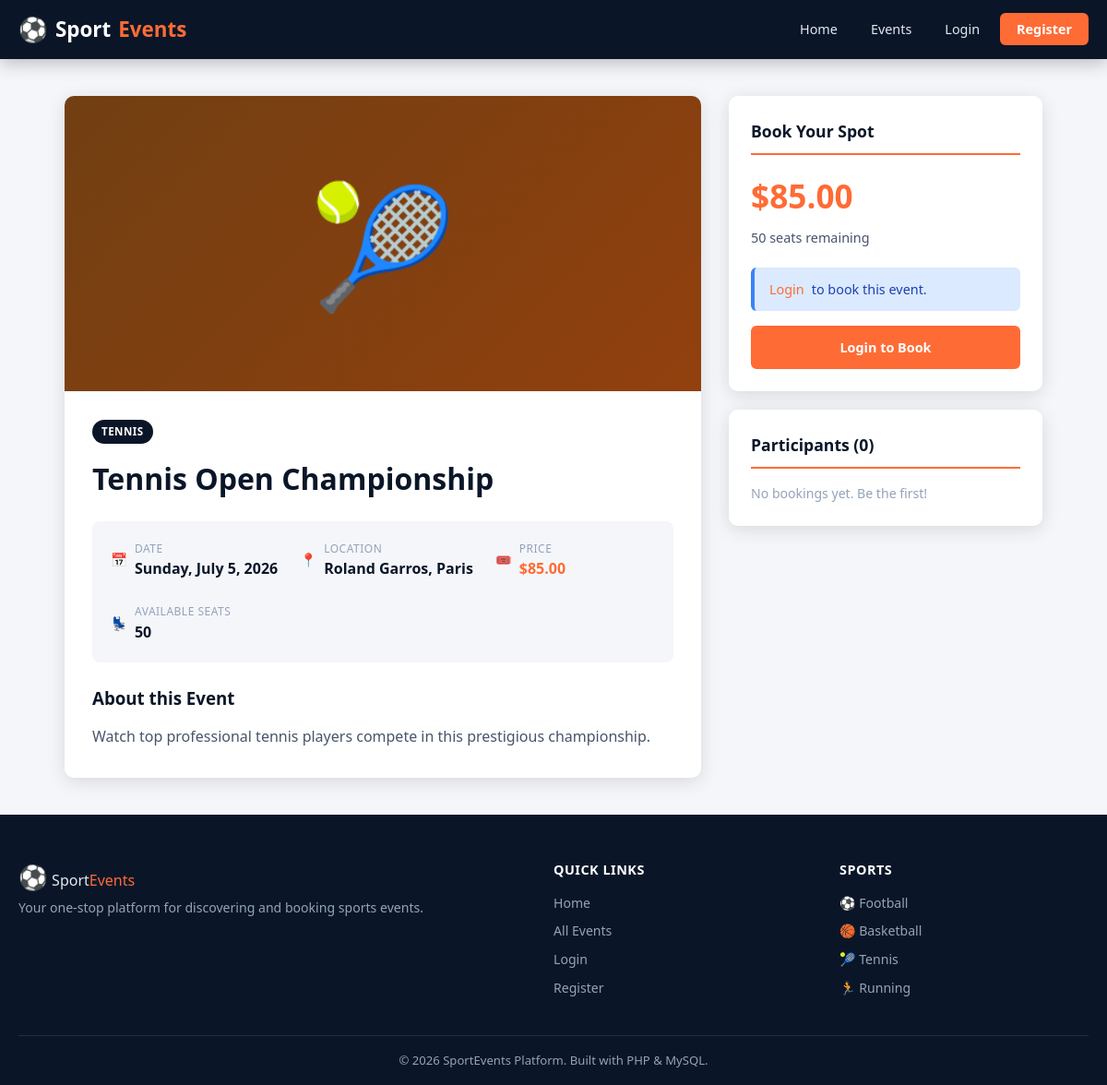
Page /pages/event_details.php?id=3 on the committed database.
### tables this page shows
CREATE TABLE IF NOT EXISTS `events` (
    `id`              INT AUTO_INCREMENT PRIMARY KEY,
    `title`           VARCHAR(200) NOT NULL,
    `sport_type`      VARCHAR(100) NOT NULL,
    `date`            DATE NOT NULL,
    `location`        VARCHAR(200) NOT NULL,
    `price`           DECIMAL(10,2) NOT NULL DEFAULT 0.00,
    `available_seats` INT NOT NULL DEFAULT 0,
    `description`     TEXT,
    `image_url`       VARCHAR(500),
    `created_at`      TIMESTAMP DEFAULT CURRENT_TIMESTAMP
);

### pages/event_details.php (the view, shortened to what this page needs)
<?php
require_once __DIR__ . '/../includes/header.php';
require_once __DIR__ . '/../config/db.php';
$id = filter_input(INPUT_GET, 'id', FILTER_VALIDATE_INT);
$stmt = $pdo->prepare("SELECT * FROM events WHERE id = ?");
$stmt->execute([$id]);
$event = $stmt->fetch();
$pStmt = $pdo->prepare(
    "SELECT u.username FROM bookings b
     JOIN users u ON b.user_id = u.id
     WHERE b.event_id = ?
     ORDER BY b.booked_at ASC"
);
$pStmt->execute([$id]);
$participants = $pStmt->fetchAll();
function sportClass(string $t): string {
    return match(strtolower($t)) {
        'football'   => 'sport-football',
        'basketball' => 'sport-basketball',
        'tennis'     => 'sport-tennis',
        'running'    => 'sport-running',
        'marathon'   => 'sport-marathon',
        default      => 'sport-default',
    };
}
function sportEmoji(string $t): string {
    return match(strtolower($t)) {
        'football'   => '⚽',
        'basketball' => '🏀',
        'tennis'     => '🎾',
        'running'    => '🏃',
        'marathon'   => '🏃‍♂️',
        default      => '🏆',
    };
}
?>
<div class="event-detail-layout">
    <div class="event-detail-main">
        <div class="event-detail-hero <?= sportClass($event['sport_type']) ?>">
            <?= sportEmoji($event['sport_type']) ?>
        </div>
        <div class="event-detail-body">
            <span class="sport-badge" style="position:static;display:inline-block;margin-bottom:12px;background:var(--navy);">
                <?= htmlspecialchars($event['sport_type']) ?>
            </span>
            <h1><?= htmlspecialchars($event['title']) ?></h1>
            <div class="detail-meta-row">
                <div class="detail-meta-item">
                    <span>📅</span>
                    <div>
                        <div style="font-size:.75rem;color:var(--gray-400);text-transform:uppercase;letter-spacing:.5px;">Date</div>
                        <strong><?= date('l, F j, Y', strtotime($event['date'])) ?></strong>
                    </div>
                </div>
                <div class="detail-meta-item">
                    <span>📍</span>
                    <div>
                        <div style="font-size:.75rem;color:var(--gray-400);text-transform:uppercase;letter-spacing:.5px;">Location</div>
                        <strong><?= htmlspecialchars($event['location']) ?></strong>
                    </div>
                </div>
                <div class="detail-meta-item">
                    <span>🎟️</span>
                    <div>
                        <div style="font-size:.75rem;color:var(--gray-400);text-transform:uppercase;letter-spacing:.5px;">Price</div>
                        <strong style="color:var(--orange);">$<?= number_format($event['price'], 2) ?></strong>
                    </div>
                </div>
                <div class="detail-meta-item">
                    <span>💺</span>
                    <div>
                        <div style="font-size:.75rem;color:var(--gray-400);text-transform:uppercase;letter-spacing:.5px;">Available Seats</div>
                        <strong class="<?= $event['available_seats'] < 10 ? 'event-seats low' : '' ?>"><?= $event['available_seats'] ?></strong>
                    </div>
                </div>
            </div>
            <h3 style="margin-bottom:12px;color:var(--navy);">About this Event</h3>
            <p style="color:var(--gray-600);line-height:1.8;">
                <?= nl2br(htmlspecialchars($event['description'] ?? 'No description provided.')) ?>
            </p>
        </div>
    </div>
    <div class="event-sidebar">
        <div class="sidebar-card">
            <h3>Book Your Spot</h3>
            <div class="price-display">$<?= number_format($event['price'], 2) ?></div>
            <div class="seats-display">
                <?php if ($event['available_seats'] > 0): ?>
                    <?= $event['available_seats'] ?> seats remaining
                <?php else: ?>
                    <span style="color:var(--danger);font-weight:700;">Sold Out</span>
                <?php endif; ?>
            </div>
            <div style="margin-top:20px;">
                <?php if (!isset($_SESSION['user_id'])): ?>
                    <div class="alert alert-info">
                        <a href="/sport_event/pages/login.php">Login</a> to book this event.
                    </div>
                    <a href="/sport_event/pages/login.php" class="btn btn-primary btn-full">Login to Book</a>
                <?php elseif ($event['available_seats'] <= 0): ?>
                    <button class="btn btn-danger btn-full" disabled>Sold Out</button>
                <?php endif; ?>
            </div>
        </div>
        <div class="sidebar-card">
            <h3>Participants (<?= count($participants) ?>)</h3>
            <?php if (empty($participants)): ?>
                <p style="color:var(--gray-400);font-size:.88rem;">No bookings yet. Be the first!</p>
            <?php endif; ?>
        </div>
    </div>
</div>
<?php require_once __DIR__ . '/../includes/footer.php'; ?>

### assets/style.css (style rules this page uses)
:root { --navy: #0a1628; --navy-light: #112240; --navy-mid: #1a2f4e; --orange: #ff6b35; --orange-dark:#e05520; --white: #ffffff; --gray-100: #f4f6fa; --gray-200: #e2e8f0; --gray-400: #94a3b8; --gray-600: #475569; --gray-800: #1e293b; --success: #22c55e; --danger: #ef4444; --radius: 10px; --shadow: 0 4px 20px rgba(0,0,0,.12); --shadow-lg: 0 8px 40px rgba(0,0,0,.18); --transition: .25s ease; }
*, *::before, *::after { box-sizing: border-box; margin: 0; padding: 0; }
html { scroll-behavior: smooth; }
body { font-family: 'Segoe UI', system-ui, -apple-system, sans-serif; background: var(--gray-100); color: var(--gray-800); line-height: 1.6; min-height: 100vh; display: flex; flex-direction: column; }
a { color: var(--orange); text-decoration: none; }
.btn { display: inline-block; padding: 10px 22px; border-radius: 6px; font-size: 0.9rem; font-weight: 600; cursor: pointer; border: 2px solid transparent; transition: background var(--transition), transform var(--transition), box-shadow var(--transition); text-align: center; }
.btn-primary { background: var(--orange); color: var(--white); border-color: var(--orange); }
.btn-full { width: 100%; display: block; }
.sport-tennis { background: linear-gradient(135deg, #713f12, #92400e); }
.sport-badge { position: absolute; top: 12px; left: 12px; background: rgba(0,0,0,.5); color: var(--white); font-size: 0.72rem; font-weight: 700; padding: 4px 10px; border-radius: 20px; text-transform: uppercase; letter-spacing: .5px; backdrop-filter: blur(4px); }
.event-detail-layout { display: grid; grid-template-columns: 1fr 340px; gap: 30px; max-width: 1100px; margin: 40px auto; padding: 0 20px; }
.event-detail-main { background: var(--white); border-radius: var(--radius); overflow: hidden; box-shadow: var(--shadow); }
.event-detail-hero { height: 320px; display: flex; align-items: center; justify-content: center; font-size: 8rem; }
.event-detail-body { padding: 30px; }
.event-detail-body h1 { font-size: 2rem; color: var(--navy); margin-bottom: 20px; }
.detail-meta-row { display: flex; gap: 24px; flex-wrap: wrap; margin-bottom: 24px; padding: 20px; background: var(--gray-100); border-radius: 8px; }
.detail-meta-item { display: flex; align-items: center; gap: 8px; font-size: 0.9rem; color: var(--gray-600); }
.detail-meta-item strong { color: var(--navy); font-size: 1rem; }
.event-sidebar { display: flex; flex-direction: column; gap: 20px; }
.sidebar-card { background: var(--white); border-radius: var(--radius); padding: 24px; box-shadow: var(--shadow); }
.sidebar-card h3 { font-size: 1.1rem; color: var(--navy); margin-bottom: 16px; border-bottom: 2px solid var(--orange); padding-bottom: 10px; }
.price-display { font-size: 2.2rem; font-weight: 800; color: var(--orange); }
.seats-display { color: var(--gray-600); font-size: 0.9rem; margin-top: 6px; }
.alert { padding: 12px 16px; border-radius: 6px; font-size: 0.9rem; margin-bottom: 16px; display: flex; align-items: center; gap: 8px; }
.alert-info { background: #dbeafe; color: #1e40af; border-left: 4px solid #3b82f6; }

### rows in the picture
events: sport_type "🎾", sport_type "TENNIS", title "Tennis Open Championship", date "Sunday, July 5, 2026", location "Roland Garros, Paris", price "85.00", available_seats "50", description "Watch top professional tennis players compete in this prestigious championship."

### other values in the picture
count($participants) "0"
